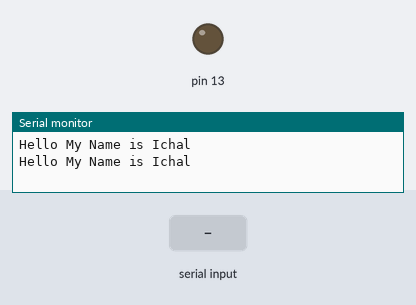
Bench run of a sketch on a simulated Arduino Uno, built with avr-gcc and run on an emulated ATmega328P. Shown: output pins drawn as LEDs (lit = HIGH), the last lines printed to the serial monitor. The test bench sets the inputs (shaded band).

Above: at 1.2 s.
1.3 s: "W" received over Serial
At 1.7 s:
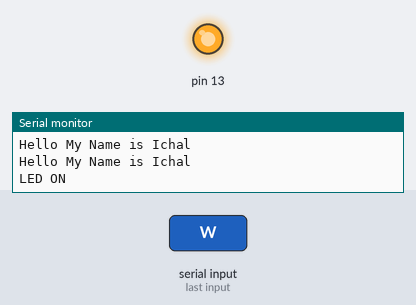
2.8 s: "A" received over Serial
At 4.1 s:
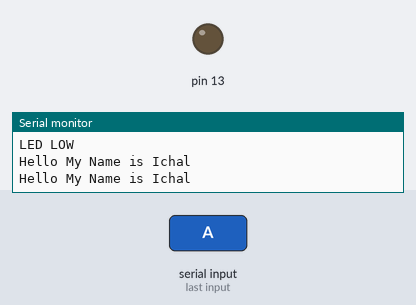
Timing chart, 0 to 5.8 s (numbered marks = the images above; inputs shaded):
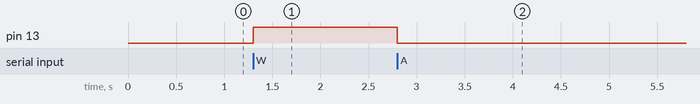

The sketch:

Push_Button_Led.ino
```cpp
#include <Arduino_FreeRTOS.h>

void Task_PSX(void *param);
void Task_Print2(void *param);


TaskHandle_t Task_Handle1;
TaskHandle_t Task_Handle2;
void setup() {
  Serial.begin(9600);
  pinMode(13, OUTPUT);

//Prioritas tertinggi, itu akan dijalankan terlebih dalu
xTaskCreate(Task_PSX,"Task1",100,NULL,1,&Task_Handle1);
xTaskCreate(Task_Print2,"Task2",100,NULL,2,&Task_Handle2);
}


void loop() {
//Dead Loop
}

void Task_PSX(void *param)
{
  (void)param;

  while(1)
  {
  if (Serial.available() > 0) {
      char comdata = char(Serial.read());
    if (comdata == 'W') {
      Serial.println("LED ON");
      digitalWrite(13, HIGH);
      vTaskDelay(1000/portTICK_PERIOD_MS);
    }
      else if(comdata == 'A' ) {
        Serial.println("LED LOW");
        digitalWrite(13, LOW);
       }
    }
  }
}

  void Task_Print2(void *param)
{
  (void)param;

  while(1)
  {
    Serial.println("Hello My Name is Ichal");
    vTaskDelay(1000/portTICK_PERIOD_MS);
    }
  }
```

Measured:
- after the input at 1.3 s, pin 13: LOW → HIGH at once
- after the input at 2.8 s, pin 13: HIGH → LOW at once
